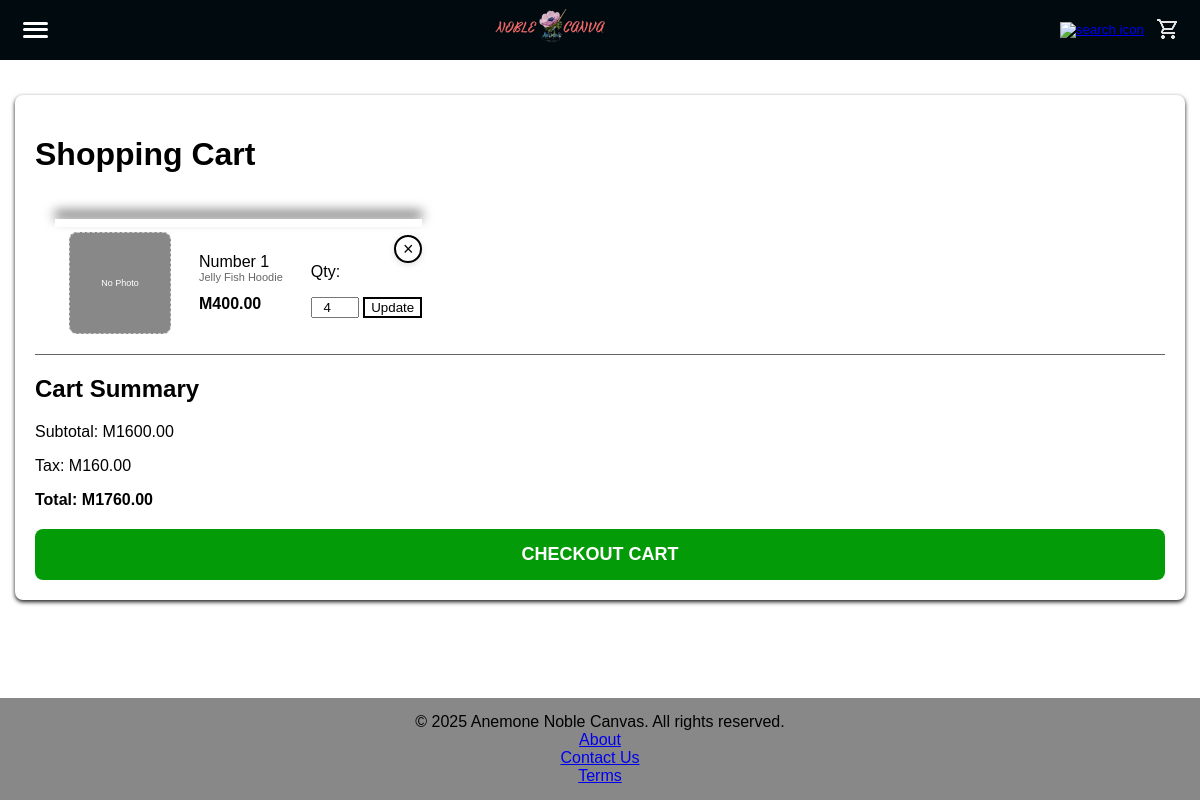
The app's page /cart/ (signed in) with its own data.
### anemoneApp/models.py (models this page shows, shortened)
class cartItem(models.Model):
    user = models.ForeignKey(settings.AUTH_USER_MODEL, on_delete=models.CASCADE, null=True, blank=True)
    session_id = models.CharField(max_length=40, null=True, blank=True)
    quantity = models.IntegerField(default=1)
    product = models.ForeignKey(Product, on_delete=models.CASCADE)

class Product(models.Model):
    name = models.CharField(max_length=255)
    category = models.CharField(max_length=20, default="men")
    description = models.TextField()
    size = models.CharField(max_length=50)
    sku = models.CharField(max_length=50, unique=True, verbose_name="SKU/Product Code")
    price = models.DecimalField(max_digits=10, decimal_places=2)
    stock = models.IntegerField(default=0)
    image = models.ImageField(upload_to='product_images/', null=True, blank=True)

### anemoneApp/views.py (the view)
# urls.py: path('cart/', views.cart, name='cart'),
def cart(request):
    db_items = []
    if request.user.is_authenticated:
        db_items = cartItem.objects.filter(user=request.user)
    else:
        if request.session.session_key:
            db_items = cartItem.objects.filter(session_id=request.session.session_key)
        else:
            request.session.create()
    cart_items = []
    cart_total = 0
    for item in db_items:
        total_item_price = item.product.price * item.quantity
        cart_items.append({
            'item': item,
        })
        cart_total += total_item_price
    tax = cart_total * Decimal('0.10')
    grand_total = cart_total + tax
    return render(request, 'product/cart.html', {
        'cart_items': cart_items,
        'cart_total': cart_total,
        'tax': tax,
        'grand_total': grand_total,
    })

### anemoneApp/templates/product/cart.html (shortened to what this page needs)
{% extends "anemoneApp/base.html" %}
{% load static %}
{% block extra_css %}
    <link rel="stylesheet" href="{% static 'Styles/cart.css' %}">
{% endblock %}
{% block content %}
<main>
    <div class="cart-container">
        <h1>Shopping Cart</h1>
        <table class="cart-table">
            <thead>
                <tr>
                    <th></th>
                    <th></th>
                    <th></th>
                </tr>
            </thead>
            <tbody>
                {% for item in cart_items %}
                <tr>
                    <div class="cart_item">
                        <td>
                            {% if item.item.product.image %}
                                <img src="{{ item.item.product.image.url }}" alt="{{ item.item.product.name }}" class="product-image">
                            {% else %}
                                <div class="no-image-box"> No Photo </div>
                            {% endif %}
                        </td>
                        <td>
                            <div class="product-info">
                                <span>{{ item.item.product.name }} <p>{{ item.item.product.description }}</p></span>
                                <b>M{{ item.item.product.price }}</b>
                            </div>
                        </td>
                        <td style="position:relative;">
                            <form method="POST" action="{% url 'update_cart' item.item.id %}">
                                <p>Qty:</p>
                                <input type="number" name="quantity" value="{{ item.item.quantity }}" min="1">
                                <button type="submit" class="cart-update">Update</button>
                            </form>
                            <form method="POST" action="{% url 'remove_from_cart' item.item.id %}" class="remove-form">
                                <button type="submit" class="remove-btn" aria-label="Remove item">&times;</button>
                            </form>
                        </td>
                    </div>
                </tr>
                {% endfor %}
            </tbody>
        </table>
        <div class="cart-summary">
            <h2>Cart Summary</h2>
            <p>Subtotal: M{{ cart_total | floatformat:2 }}</p>
            <p>Tax: M{{ tax | floatformat:2 }}</p>
            <strong>Total: M{{ grand_total | floatformat:2 }}</strong>
        </div>
        <button class="checkout-btn"> CHECKOUT CART </button>
    </div>
</main>
{% endblock %}

### anemoneApp/templates/anemoneApp/base.html (shortened to what this page needs)
<!DOCTYPE html>
{% load static %}
<html lang="en">
    <head>
        <link rel="stylesheet" href="{% static 'Styles/base.css' %}">
        {% block extra_css %}
        {% endblock %}
    </head>
    <body>
        <header>
            <nav class="main-nav">
                <div class="side-menu-container">
                    <button title="Menu" class="menuBar">
                        <span class="line"></span>
                        <span class="line"></span>
                        <span class="line"></span>
                    </button>
                </div>
                <img src="{% static 'Images/navLogo.png' %}" alt="Navigation Logo" class="navLogo">
                <div class="search-and-cart">
                    <button title="Search" class="search-btn"><a href="{% url 'search' %}"><img src="{% static 'Images/Icons/search.png' %}" alt="search icon"></a></button>
                    <button title="Cart" id="cart"><a href="{% url 'cart' %}"><img src="{% static 'Images/Icons/cart.png' %}" alt="cart Icon"></a></button>
                </div>
            </nav>
        </header>
        {% block content %}
        {% endblock %}
        <footer>
            <a>© 2025 Anemone Noble Canvas. All rights reserved.</a>
            <a href="{% url 'about' %}" target="_blank">About</a>
            <a href="mailto: info@animonenoblecanvas.com" target="_blank">Contact Us</a>
            <a href="{% url 'terms' %}" target="_blank">Terms</a>
        </footer>
    </body>
</html>

### anemoneApp/static/Styles/base.css (style rules this page uses)
body { display: flex; flex-direction: column; min-height: 100vh; background-color: white; overflow-x: hidden; margin: 0; padding: 0; transition: all 0.3s ease; font-family:Arial, Helvetica, sans-serif; width: 100%; height: auto; box-sizing: border-box; }
nav { background-color: #010a0f; color: white; padding: 5px 10px; text-align: center; width: 100%; height: auto; display: flex; flex-direction: row; justify-content: space-between; margin: 0; }
.navLogo { height: 44px; width: auto; }
.main-nav { align-items: center; height: 50px; width: 100%; }
.menuBar { width: 30px; height: 25px; display: flex; flex-direction: column; justify-content: space-around; cursor: pointer; padding: 3px; background: none; margin-left: 10px; position: relative; z-index: 1101; }
.menuBar .line { display: block; width: 25px; height: 3px; background-color: white; border-radius: 2px; transition: transform 0.3s ease; }
header button { background-color:initial; color: white; align-items: center; display: block; border: none; }
.menuBar, .search, #cart { border: none; }
.search-and-cart { margin-right: 2%; display: flex; padding: 5% 0 5% 0; }
.search-btn, #cart { background: none; cursor: pointer; }
footer { text-align: center; display: flex; flex-direction: column; background-color: #888; padding: 15px 0; width: 100%; margin-top: auto; }
main { flex: 1 0 auto; margin: 15px; }

### anemoneApp/static/Styles/cart.css (style rules this page uses)
.cart-container { max-width: 1200px; margin: 20px auto; padding: 20px; background-color: #fff; border-radius: 8px; box-shadow: 0 2px 4px rgba(0, 0, 0, 0.9); }
.product-info p { font-size: 11px; color: #666; margin: 0; }
.no-image-box { width: 100px; height: 100px; background-color: #888; display: flex; align-items: center; justify-content: center; border: 1px dashed #ccc; color: white; font-size: 9px; border-radius: 8px; }
.product-info { flex: 1; gap: 12px; justify-content: flex-start; display: flex; flex-direction: column; align-items: flex-start; }
.cart-table td { height: fit-content; padding: 5px 8px; }
.cart-table input[type="number"] { width: 40px; text-align: center; }
.cart-table button { color: black; border: 2px solid black; background-color: white; cursor: pointer; }
.cart-summary { border-top: 1px solid #666; }
.checkout-btn { display: block; width: 100%; text-align: center; background-color: #039c08; color: #fff; padding: 15px; border: none; border-radius: 8px; font-size: 18px; font-weight: bold; cursor: pointer; margin-top: 20px; }
.cart-table { border-collapse: separate; border-spacing: 12px 15px; }
.remove-form { position: absolute; top: 8px; right: 8px; }
.remove-btn { background: #fff; border: 1px solid rgba(0,0,0,0.12); color: #333; width: 28px; height: 28px; border-radius: 50%; display: inline-flex; align-items: center; justify-content: center; font-size: 18px; line-height: 1; cursor: pointer; box-shadow: 0 2px 6px rgba(0,0,0,0.12); }
.cart-table tbody tr { position: relative; }
.cart-table tbody tr::before { content: ""; position: absolute; top: -8px; left: 8px; right: 8px; height: 8px; pointer-events: none; box-shadow: 0 -8px 12px rgba(0,0,0,0.6); }

### records on screen
cartItem: shows "No Photo", item.product.name "Number 1", item.product.description "Jelly Fish Hoodie", item.product.price "400.00", quantity "4"

### other values on screen
{{ cart_total | floatformat:2 }} "1600.00"
{{ tax | floatformat:2 }} "160.00"
{{ grand_total | floatformat:2 }} "1760.00"
